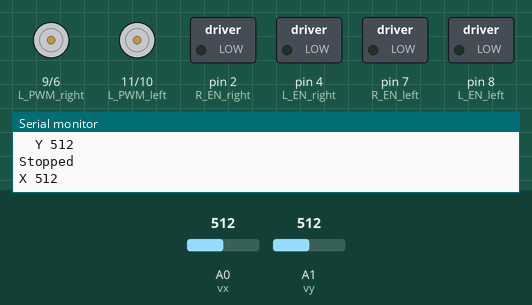
This sketch was run on a simulated Arduino Uno, built with avr-gcc and run on an emulated ATmega328P. Parts: motor-driver pin pairs drawn as motors (green arrow = first pin HIGH = forward, orange = second pin HIGH = backward, longer = more drive), switched loads named in the sketch (green lamp = pin HIGH), the last lines printed to the serial monitor. Inputs (shaded band) come from the test bench; at power-on: A0 (vx) = 512, A1 (vy) = 512.

Above: at 1.2 s.
1.3 s: A0 (vx) set to 716
At 2.4 s:
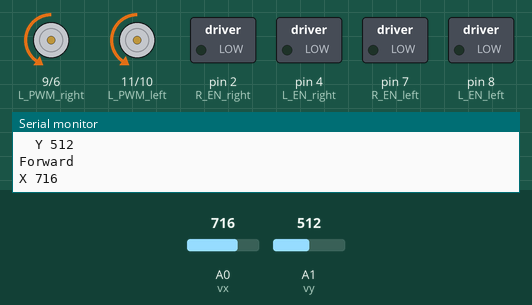
2.8 s: A1 (vy) set to 716
At 3.7 s:
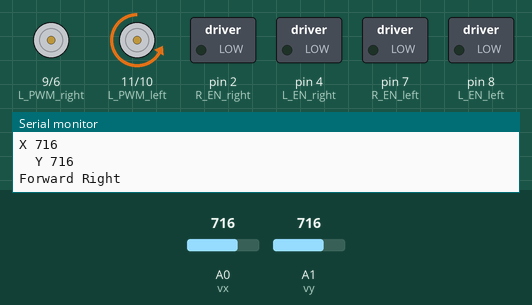
4.3 s: A0 (vx) set to 714
At 4.8 s:
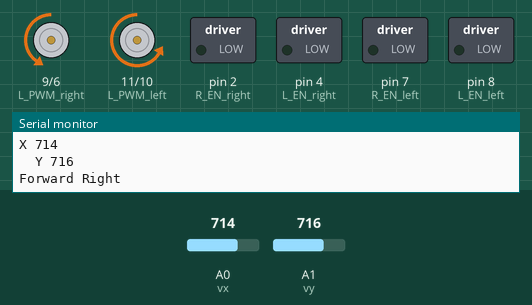
5.8 s: A1 (vy) set to 306
At 7.0 s:
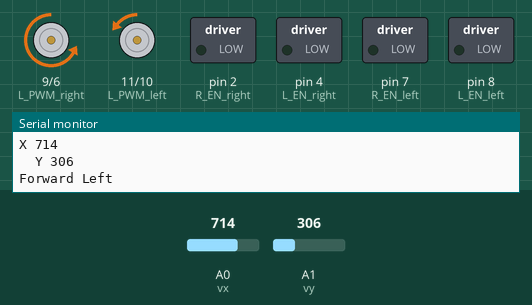
7.3 s: A0 (vx) set to 511
At 8.5 s:
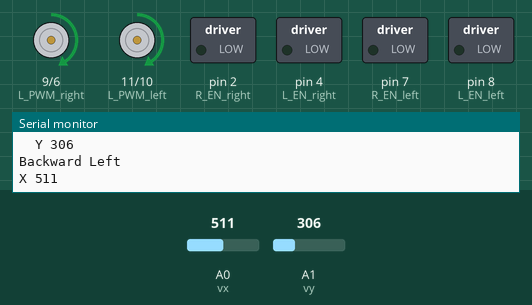
8.8 s: A1 (vy) set to 0
At 9.5 s:
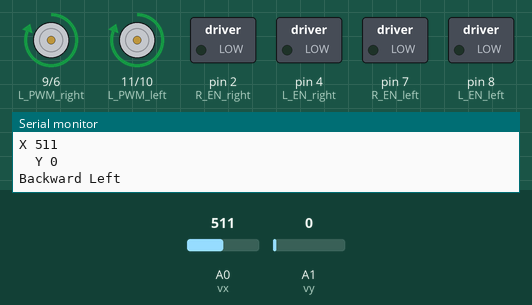
Timing chart, 0 to 11.3 s (numbered marks = the images above; inputs shaded):
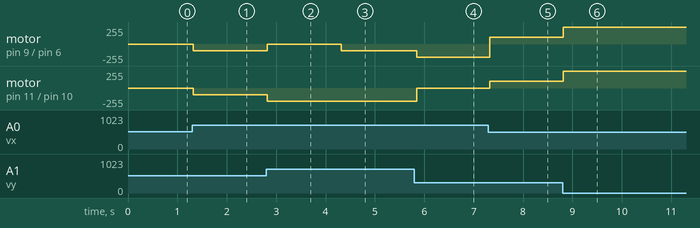

Measured:
- the behaviour switches between 715 and 714 on A0 (vx) (found by bisection; images 2 and 3)
- after the input at 1.3 s, motor on pin 9 (L_PWM_right) / pin 6 (R_PWM_right), motor on pin 11 (L_PWM_left) / pin 10 (R_PWM_left): stopped → backward 101/255 at once
- after the input at 2.8 s, motor on pin 9 (L_PWM_right) / pin 6 (R_PWM_right): backward 101/255 → stopped at once; motor on pin 11 (L_PWM_left) / pin 10 (R_PWM_left): backward 101/255 → backward 202/255 at once
- after the input at 4.3 s, motor on pin 9 (L_PWM_right) / pin 6 (R_PWM_right): stopped → backward 101/255 at once; motor on pin 11 (L_PWM_left) / pin 10 (R_PWM_left): backward 202/255 → backward 201/255 at once
- after the input at 5.8 s, motor on pin 9 (L_PWM_right) / pin 6 (R_PWM_right): backward 101/255 → backward 202/255 after 0.05 s; motor on pin 11 (L_PWM_left) / pin 10 (R_PWM_left): backward 201/255 → backward 2/255 after 0.05 s
- after the input at 7.3 s, motor on pin 9 (L_PWM_right) / pin 6 (R_PWM_right): backward 202/255 → forward 102/255 at once; motor on pin 11 (L_PWM_left) / pin 10 (R_PWM_left): backward 2/255 → forward 102/255 at once
- after the input at 8.8 s, motor on pin 9 (L_PWM_right) / pin 6 (R_PWM_right), motor on pin 11 (L_PWM_left) / pin 10 (R_PWM_left): forward 102/255 → forward 255/255 at once

The sketch:

bts.ino
```cpp
// Receiver signal pins
int vx = A0;  // Analog pin for joystick x-axis
int vy = A1;  // Analog pin for joystick y-axis
int basex;
int basey;

// Right motor driver pins
int R_EN_right = 2;
int L_EN_right = 4;
int R_PWM_right = 6; // PWM pin
int L_PWM_right = 9; // PWM pin

// Left motor driver pins
int R_EN_left = 7;
int L_EN_left = 8;
int R_PWM_left = 10; // PWM pin
int L_PWM_left = 11; // PWM pin

void setup()
{
  Serial.begin(9600);
  pinMode(vx, INPUT);
  pinMode(vy, INPUT);
  pinMode(R_EN_right, OUTPUT);
  pinMode(L_EN_right, OUTPUT);
  pinMode(R_PWM_right, OUTPUT);
  pinMode(L_PWM_right, OUTPUT);
  pinMode(R_EN_left, OUTPUT);
  pinMode(L_EN_left, OUTPUT);
  pinMode(R_PWM_left, OUTPUT);
  pinMode(L_PWM_left, OUTPUT);
  basex = analogRead(vx);
  basey = analogRead(vy);
}

void loop()
{
  int x = analogRead(vx);
  int y = analogRead(vy);

  Serial.print("X ");
  Serial.println(x);
  Serial.print("\t");
  Serial.print("Y ");
  Serial.println(y);

  if (x > basex) {
    if (y > basey) {
      int out1 = map(x, basex, 1023, 0, 255);
      int out2 = map(y, basey, 1023, 0, 255);
      int sub = abs(out2 - out1);
      int add = out2 + out1;
      analogWrite(R_PWM_right, sub);
      analogWrite(R_PWM_left, add);
      analogWrite(L_PWM_right, 0);
      analogWrite(L_PWM_left, 0);
      Serial.println("Forward Right");
    }
    else if (y < basey) {
      int out1 = map(x, basex, 1023, 0, 255);
      int out2 = map(y, basey, 0, 0, 255);
      int sub = abs(out2 - out1);
      int add = out2 + out1;
      analogWrite(R_PWM_right, add);
      analogWrite(R_PWM_left, sub);
      analogWrite(L_PWM_right, 0);
      analogWrite(L_PWM_left, 0);
      Serial.println("Forward Left");
    }
    else {
      int out1 = map(x, basex, 1023, 0, 255);
      analogWrite(R_PWM_right, out1);
      analogWrite(R_PWM_left, out1);
      analogWrite(L_PWM_right, 0);
      analogWrite(L_PWM_left, 0);
      Serial.println("Forward");
    }
  }
  else if (x < basex) {
    if (y > basey) {
      int out1 = map(x, basex, 0, 0, 255);
      int out2 = map(y, basey, 1023, 0, 255);
      int sub = abs(out2 - out1);
      int add = out2 + out1;
      analogWrite(L_PWM_right, sub);
      analogWrite(L_PWM_left, add);
      analogWrite(R_PWM_right, 0);
      analogWrite(R_PWM_left, 0);
      Serial.println("Backward Right");
    }
    else if (y < basey) {
      int out1 = map(x, basex, 0, 0, 255);
      int out2 = map(y, basey, 0, 0, 255);
      int sub = abs(out2 - out1);
      int add = out2 + out1;
      analogWrite(L_PWM_right, add);
      analogWrite(L_PWM_left, sub);
      analogWrite(R_PWM_right, 0);
      analogWrite(R_PWM_left, 0);
      Serial.println("Backward Left");
    }
    else {
      int out1 = map(x, basex, 0, 0, 255);
      analogWrite(L_PWM_right, out1);
      analogWrite(L_PWM_left, out1);
      analogWrite(R_PWM_right, 0);
      analogWrite(R_PWM_left, 0);
      Serial.println("Backward");
    }
  }
  else {
    if (y > basey) {
      int out1 = map(x, basex, 0, 0, 255);
      int out2 = map(y, basey, 1023, 0, 255);
      int sub = abs(out2 - out1);
      int add = out2 + out1;
      analogWrite(L_PWM_right, sub);
      analogWrite(L_PWM_left, add);
      analogWrite(R_PWM_right, 0);
      analogWrite(R_PWM_left, 0);
      Serial.println("Right");
    }
    else if (y < basey) {
      int out1 = map(x, basex, 0, 0, 255);
      int out2 = map(y, basey, 0, 0, 255);
      int sub = abs(out2 - out1);
      int add = out2 + out1;
      analogWrite(L_PWM_right, add);
      analogWrite(L_PWM_left, sub);
      analogWrite(R_PWM_right, 0);
      analogWrite(R_PWM_left, 0);
      Serial.println("Left");
    }
    else {
      analogWrite(L_PWM_right, 0);
      analogWrite(L_PWM_left, 0);
      analogWrite(R_PWM_right, 0);
      analogWrite(R_PWM_left, 0);
      Serial.println("Stopped");
    }
  }
}
```
